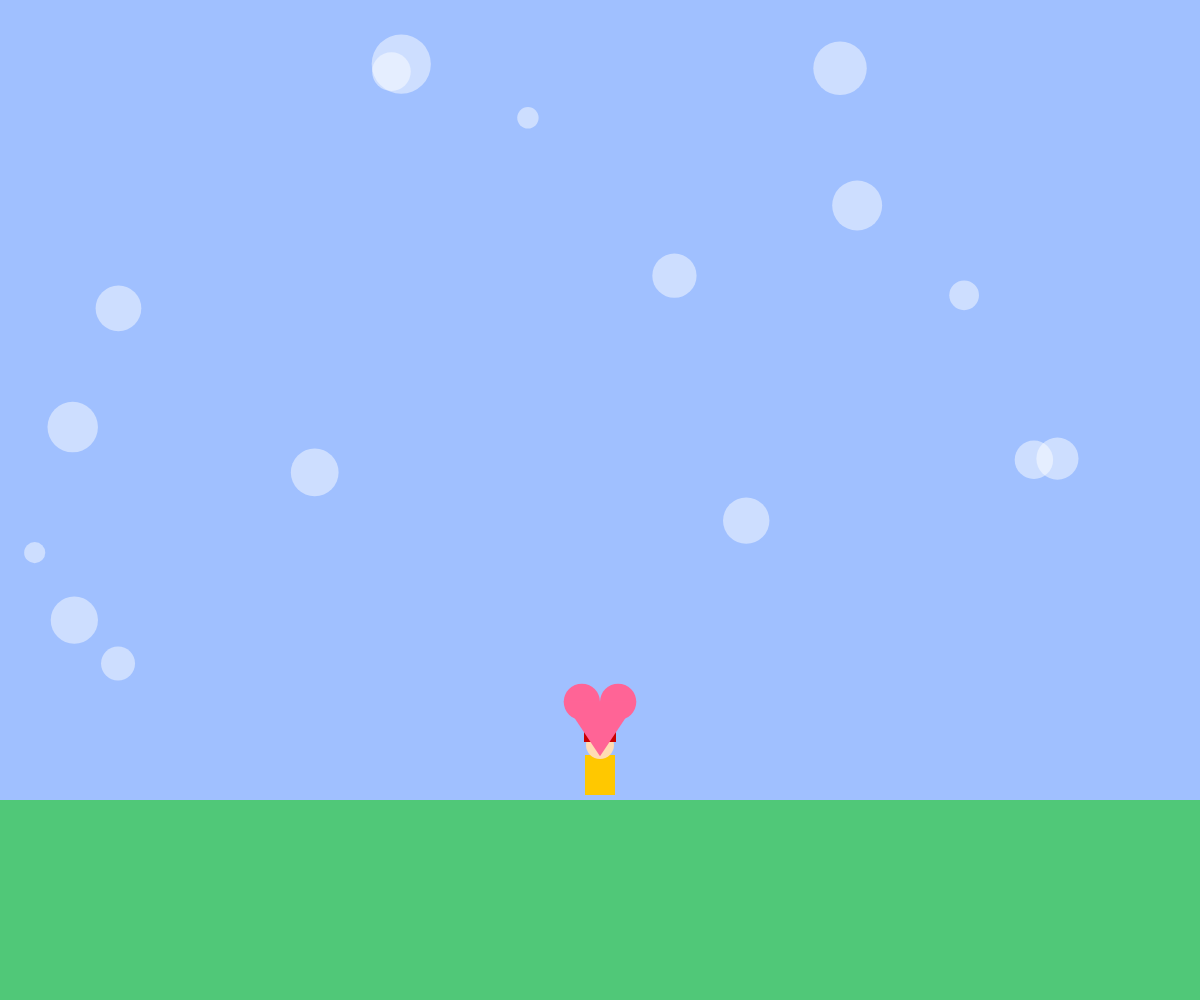
Frame 1 (no input)
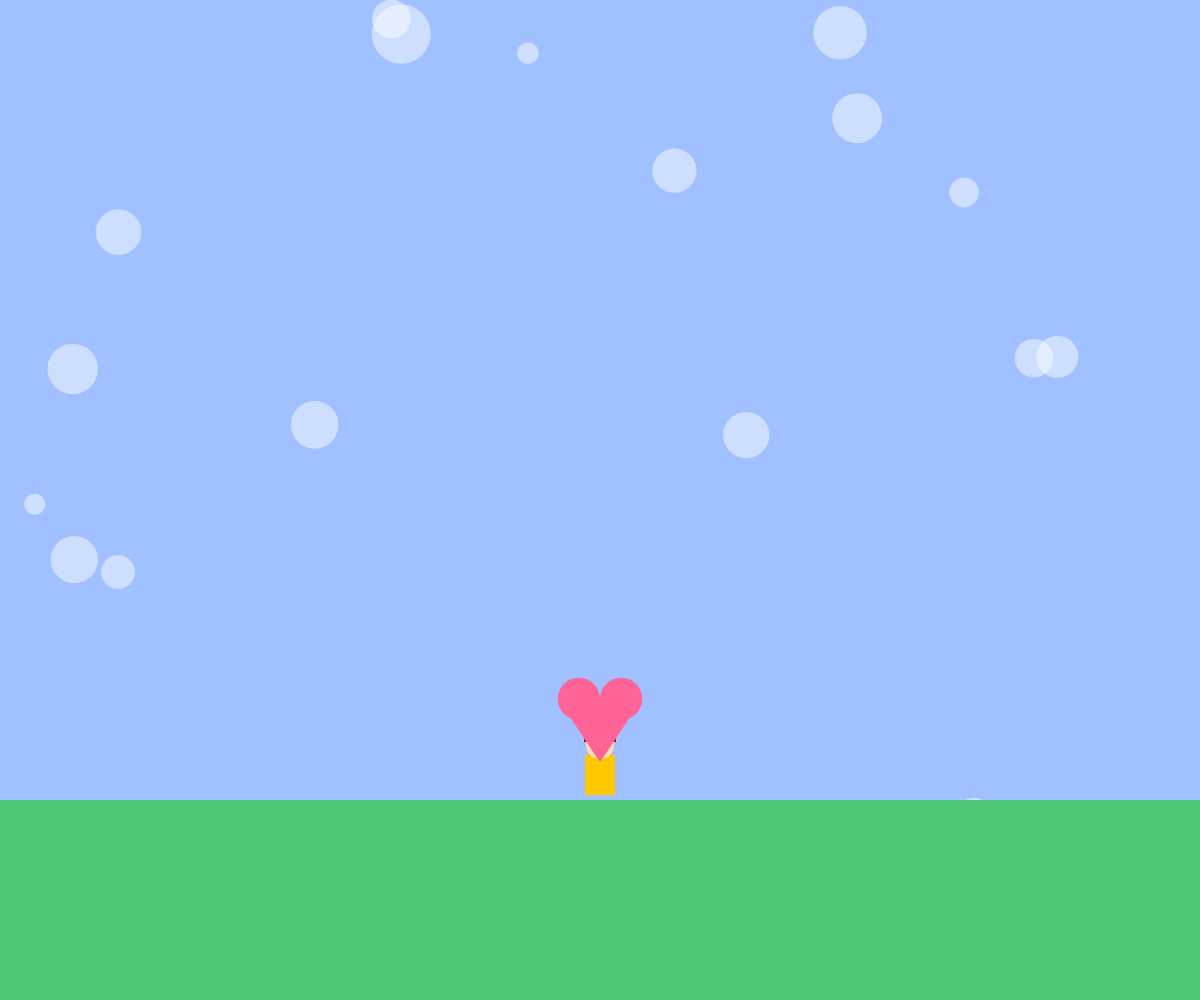
Frame 60 (no input)
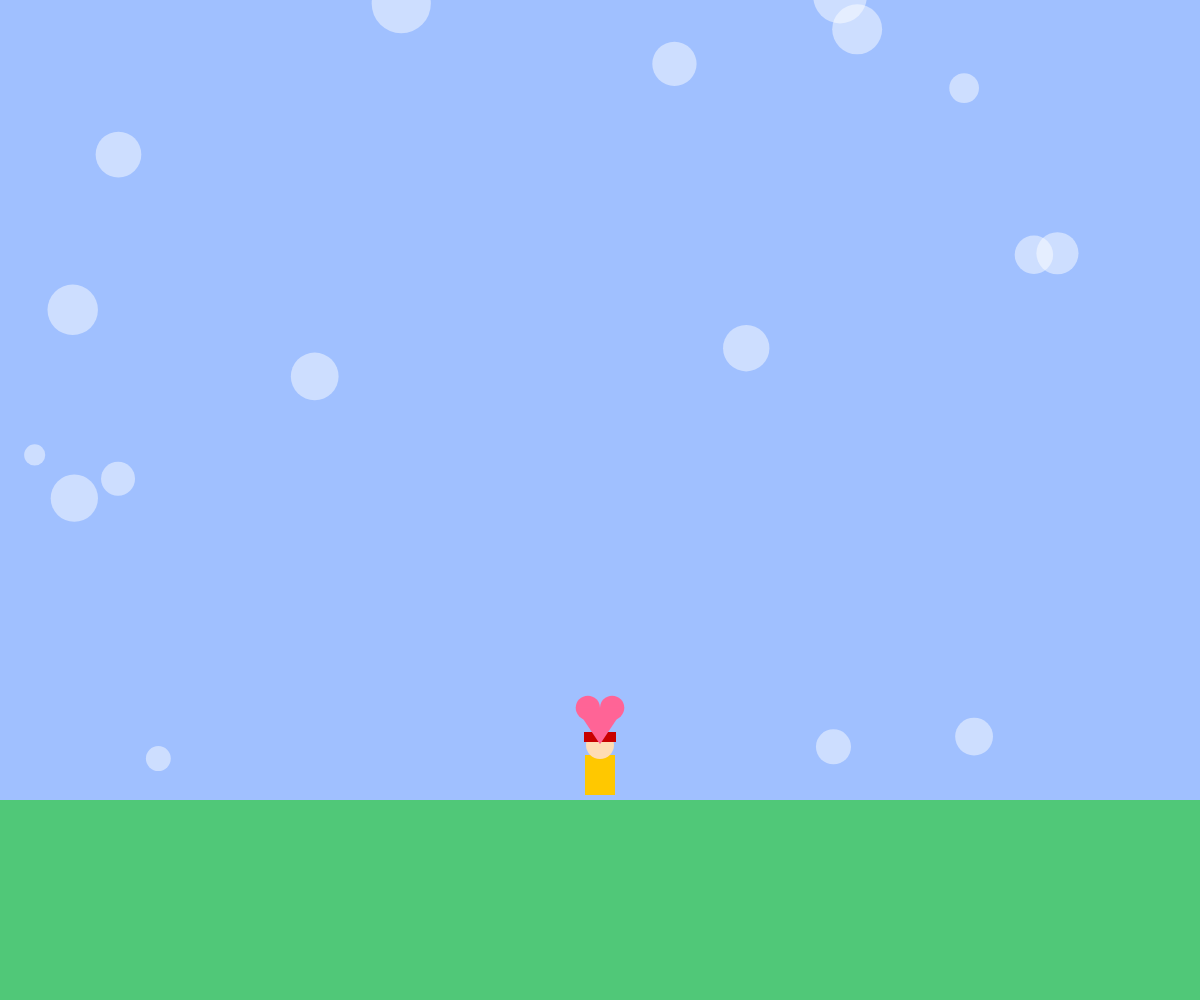
Frame 120 (the mouse pressed at the canvas centre since frame 60)

The p5.js sketch that drew these frames (run headless with seeded random() and noise() and a simulated clock; from frame 60 on, the mouse is pressed at the canvas centre):

// p5.js sketch
// ── sketch.js
// 最終課題：鼓動するハートとマリオ風キャラクター移動

// --- プレイヤー関連 ---
let playerX, playerY;     // 位置
let playerVX, playerVY;   // 速度
let groundY;              // 地面の高さ
let gravity = 0.6;        // 重力
let baseSpeed = 3;        // 通常スピード
let boostSpeed = 6;       // ダッシュ時スピード
let onGround = false;     // 地面にいるかどうか

// --- ハート（鼓動）関連 ---
let heartSize;            // ハートの大きさ
let heartMin = 40;
let heartMax = 80;
let heartGrowing = true;  // 大きくなり中か小さくなり中か
let slowBeat = 0.5;       // ゆっくりの時のサイズ変化量
let fastBeat = 1.5;       // 速い時のサイズ変化量
let heartSpeed;           // 今フレームの鼓動スピード

// --- 背景エフェクト用（配列を使う例） ---
let bubbles = [];         // ふわっと浮かぶ丸
let numBubbles = 20;

function setup() {
  createCanvas(windowWidth, windowHeight);

  // 地面の位置
  groundY = height * 0.8;

  // プレイヤー初期位置
  playerX = width / 2;
  playerY = groundY;
  playerVX = 0;
  playerVY = 0;

  // ハート初期値
  heartSize = (heartMin + heartMax) / 2;
  heartSpeed = slowBeat;

  // 配列を使って背景エフェクトを用意
  initBubbles();
}

function draw() {
  background(160, 192, 255);

  // 背景の丸たちを更新＆描画（配列＋繰り返し）
  updateBubbles();
  drawBubbles();

  // 地面
  drawGround();

  // プレイヤーの更新＆描画（重力・ジャンプ・左右移動）
  updatePlayer();
  drawPlayer();

  // ハートの更新＆描画（鼓動アニメーション）
  updateHeart();
  drawHeart(playerX, playerY - 80, heartSize); // プレイヤーの上で鼓動
}

// ウィンドウサイズが変わったときの処理
function windowResized() {
  resizeCanvas(windowWidth, windowHeight);
  groundY = height * 0.8;
  if (playerY > groundY) {
    playerY = groundY;
    playerVY = 0;
  }
}

// ===================================
// 自作関数たち
// ===================================

// 背景の丸を初期化（配列＋for文）
function initBubbles() {
  for (let i = 0; i < numBubbles; i++) {
    bubbles[i] = {
      x: random(width),
      y: random(height),
      r: random(10, 30),
      vy: random(-0.5, -2)
    };
  }
}

// 背景の丸を更新（アニメーション）
function updateBubbles() {
  for (let i = 0; i < bubbles.length; i++) {
    let b = bubbles[i];
    b.y += b.vy;
    if (b.y + b.r < 0) { // 画面上から消えたら下から出し直す
      b.y = height + b.r;
      b.x = random(width);
    }
  }
}

// 背景の丸を描画
function drawBubbles() {
  noStroke();
  fill(255, 255, 255, 120);
  for (let i = 0; i < bubbles.length; i++) {
    let b = bubbles[i];
    ellipse(b.x, b.y, b.r * 2);
  }
}

// 地面を描画
function drawGround() {
  noStroke();
  fill(80, 200, 120);
  rect(0, groundY, width, height - groundY);
}

// プレイヤーの更新（重力＋キーボード入力＋床判定）
function updatePlayer() {
  // キーボード入力処理
  handleInput();

  // 物理計算
  playerX += playerVX;
  playerY += playerVY;
  playerVY += gravity;

  // 地面で止める
  if (playerY > groundY) {
    playerY = groundY;
    playerVY = 0;
  }

  // 地面にいるかどうか判定（ジャンプ制御用）
  onGround = (playerY === groundY);

  // 画面端の処理（はみ出ないように）
  playerX = constrain(playerX, 20, width - 20);
}

// プレイヤーの描画（シンプルなマリオっぽい人）
function drawPlayer() {
  push();
  translate(playerX, playerY);

  // 体
  noStroke();
  fill(255, 200, 0);
  rectMode(CENTER);
  rect(0, -25, 30, 40);     // 体
  fill(255, 220, 180);
  ellipse(0, -55, 28);      // 頭

  // 帽子っぽいの
  fill(200, 0, 0);
  rect(0, -63, 32, 10);
  pop();
}

// キーボード入力の処理
function handleInput() {
  // 左右キー＋ダッシュキーで速度変化（要件１＋２）
  let speed = keyIsDown(SHIFT) ? boostSpeed : baseSpeed;
  playerVX = 0;

  if (keyIsDown(LEFT_ARROW)) {
    playerVX = -speed;
  }
  if (keyIsDown(RIGHT_ARROW)) {
    playerVX = speed;
  }
}

// ジャンプ（スペースキー、空中ジャンプ不可）
function keyPressed() {
  if (key === ' ' && onGround) {
    playerVY = -12;
  }
}

// ハートの鼓動を更新（要件１＆２）
function updateHeart() {
  // 何かキーが押されている間だけ鼓動を速くする
  if (keyIsPressed) {
    heartSpeed = fastBeat;
  } else {
    heartSpeed = slowBeat;
  }

  // 大きくなる／小さくなるを条件分岐で切り替え
  if (heartGrowing) {
    heartSize += heartSpeed;
    if (heartSize > heartMax) {
      heartSize = heartMax;
      heartGrowing = false;
    }
  } else {
    heartSize -= heartSpeed;
    if (heartSize < heartMin) {
      heartSize = heartMin;
      heartGrowing = true;
    }
  }
}

// ハートを描く自作関数（円＋三角で簡易ハート）
function drawHeart(x, y, s) {
  push();
  translate(x, y);
  noStroke();
  fill(255, 100, 150);

  let r = s * 0.3;
  ellipse(-r, -r, r * 2);
  ellipse(r, -r, r * 2);
  triangle(-2 * r, -r, 2 * r, -r, 0, 2 * r);
  pop();
}
